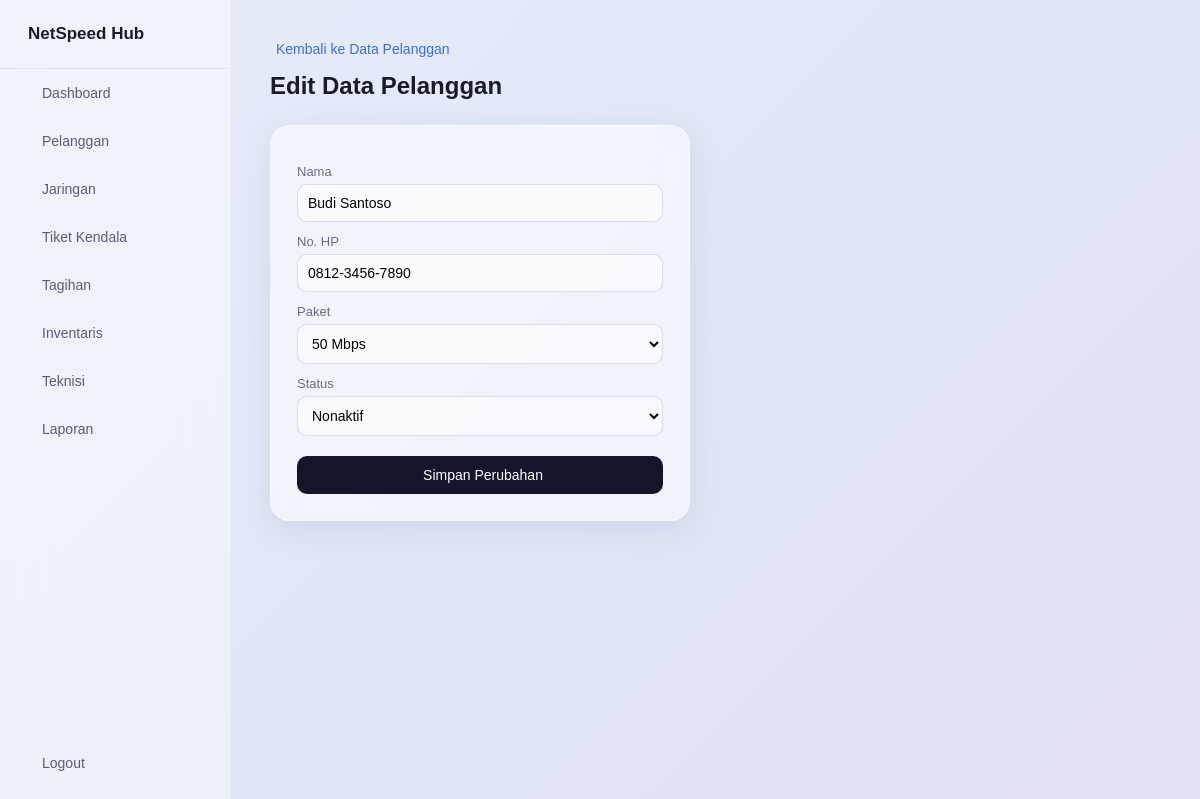
The app's page /pelanggan/edit/1 (signed in) with its own data.
### tables this page shows
CREATE TABLE pelanggan (
            id INTEGER PRIMARY KEY AUTOINCREMENT,
            nama TEXT NOT NULL,
            no_hp TEXT,
            paket TEXT,
            status TEXT DEFAULT 'Aktif'
        );

### App.py (the view, shortened to what this page needs)
@app.route("/pelanggan/edit/<int:id>", methods=["GET", "POST"])
def edit_pelanggan(id):
    if session.get("role") != "admin":
        return redirect(url_for("login"))
    conn = get_connection()
    cursor = conn.cursor()
    cursor.execute("SELECT * FROM pelanggan WHERE id = ?", (id,))
    data_pelanggan = cursor.fetchone()
    conn.close()
    return render_template("edit_pelanggan.html", p=data_pelanggan)

### App.py (called while the page is built)
@app.context_processor
def inject_notifikasi():
    if "username" not in session:
        return {}
    conn = get_connection()
    cursor = conn.cursor()
    notif = 0
    if session.get("role") in ["admin", "teknisi"]:
        cursor.execute(
            "SELECT COUNT(*) FROM tiket_kendala WHERE status = 'Dilaporkan'"
        )
        notif = cursor.fetchone()[0]
    elif session.get("role") == "pelanggan":
        cursor.execute(
            "SELECT COUNT(*) FROM tiket_kendala WHERE pelanggan_id = ? AND status = 'Sedang Ditangani'",
            (session.get("pelanggan_id"),)
        )
        notif = cursor.fetchone()[0]
    conn.close()
    return {"jumlah_notifikasi": notif}

### database.py (called while the page is built)
def get_connection():
    conn = sqlite3.connect("database.db")
    conn.row_factory = sqlite3.Row
    return conn

### Templates/edit_pelanggan.html (shortened to what this page needs)
{% extends "base.html" %}
{% block content %}
    <a href="{{ url_for('pelanggan') }}" class="back-link"> Kembali ke Data Pelanggan</a>
    <h1>Edit Data Pelanggan</h1>
    <form method="POST" class="form-box">
        <label for="nama">Nama</label>
        <input type="text" id="nama" name="nama" value="{{ p.nama }}" required>
        <label for="no_hp">No. HP</label>
        <input type="text" id="no_hp" name="no_hp" value="{{ p.no_hp }}" required>
        <label for="paket">Paket</label>
        <select id="paket" name="paket" required>
            <option value="50 Mbps" {% if p.paket == "50 Mbps" %}selected{% endif %}>50 Mbps</option>
        </select>
        <label for="status">Status</label>
        <select id="status" name="status" required>
            <option value="Nonaktif" {% if p.status == "Nonaktif" %}selected{% endif %}>Nonaktif</option>
        </select>
        <button type="submit"> Simpan Perubahan</button>
    </form>
{% endblock %}

### Static/Style.css (style rules this page uses)
* { margin: 0; padding: 0; box-sizing: border-box; }
body { font-family: Arial, sans-serif; background: linear-gradient(135deg, #e8ecf9 0%, #dfe7f5 50%, #e3e0f5 100%); min-height: 100vh; }
a { text-decoration: none; }
.main-content h1 { color: #1a1a2e; margin-bottom: 25px; font-size: 24px; }
.back-link { display: inline-flex; align-items: center; gap: 6px; margin-bottom: 15px; color: #3b6fd6; font-size: 14px; }
.form-box { background: rgba(255, 255, 255, 0.5); backdrop-filter: blur(16px); border: 1px solid rgba(255, 255, 255, 0.6); padding: 26px; border-radius: 20px; max-width: 420px; display: flex; flex-direction: column; box-shadow: 0 8px 32px rgba(80, 90, 160, 0.12); }
.form-box label { font-size: 13px; color: #6b6b85; margin-bottom: 5px; margin-top: 12px; }
.form-box input, .form-box select { padding: 10px; border: 1px solid rgba(150, 150, 200, 0.3); border-radius: 10px; font-size: 14px; background: rgba(255, 255, 255, 0.6); }
.form-box button { margin-top: 20px; padding: 11px; background: #14142b; color: white; border: none; border-radius: 10px; cursor: pointer; font-size: 14px; display: inline-flex; align-items: center; justify-content: center; gap: 6px; transition: transform 0.15s, box-shadow 0.15s; }

### records on screen
pelanggan: nama "Budi Santoso", no_hp "0812-3456-7890", paket "50 Mbps", status "Nonaktif"
